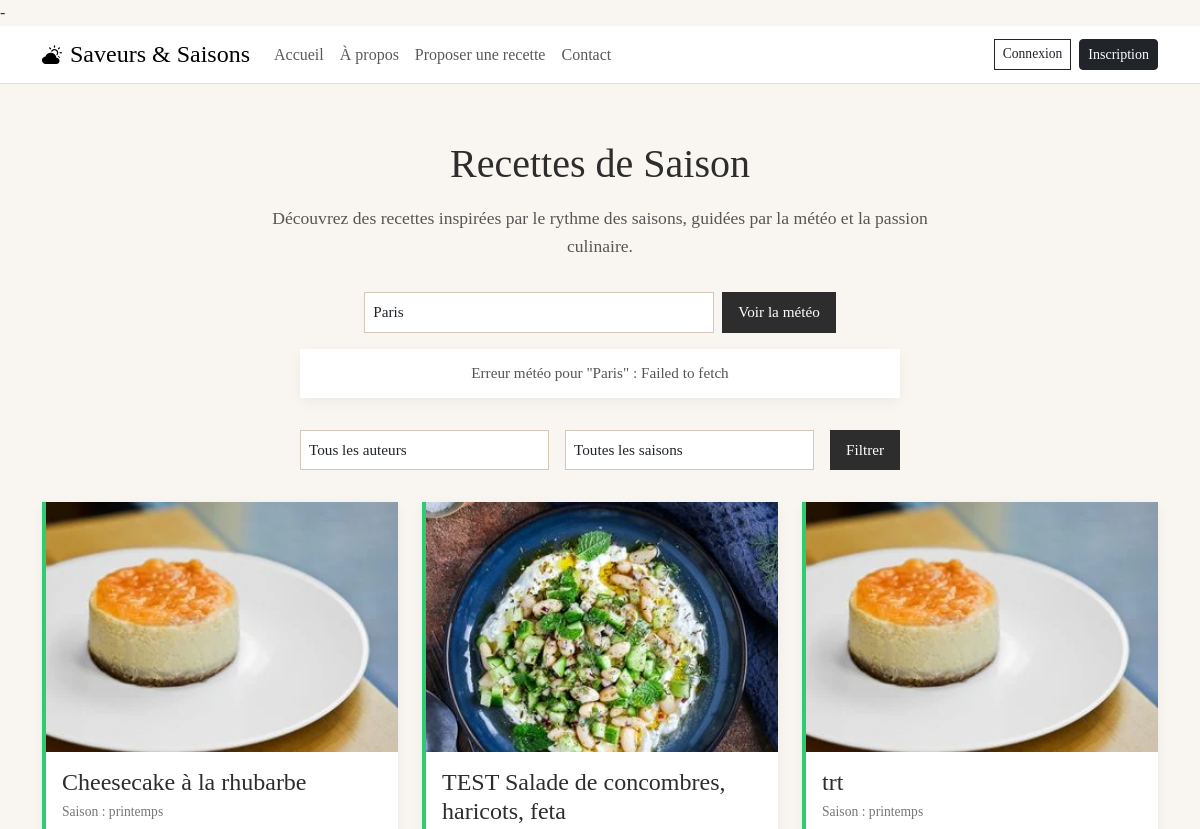
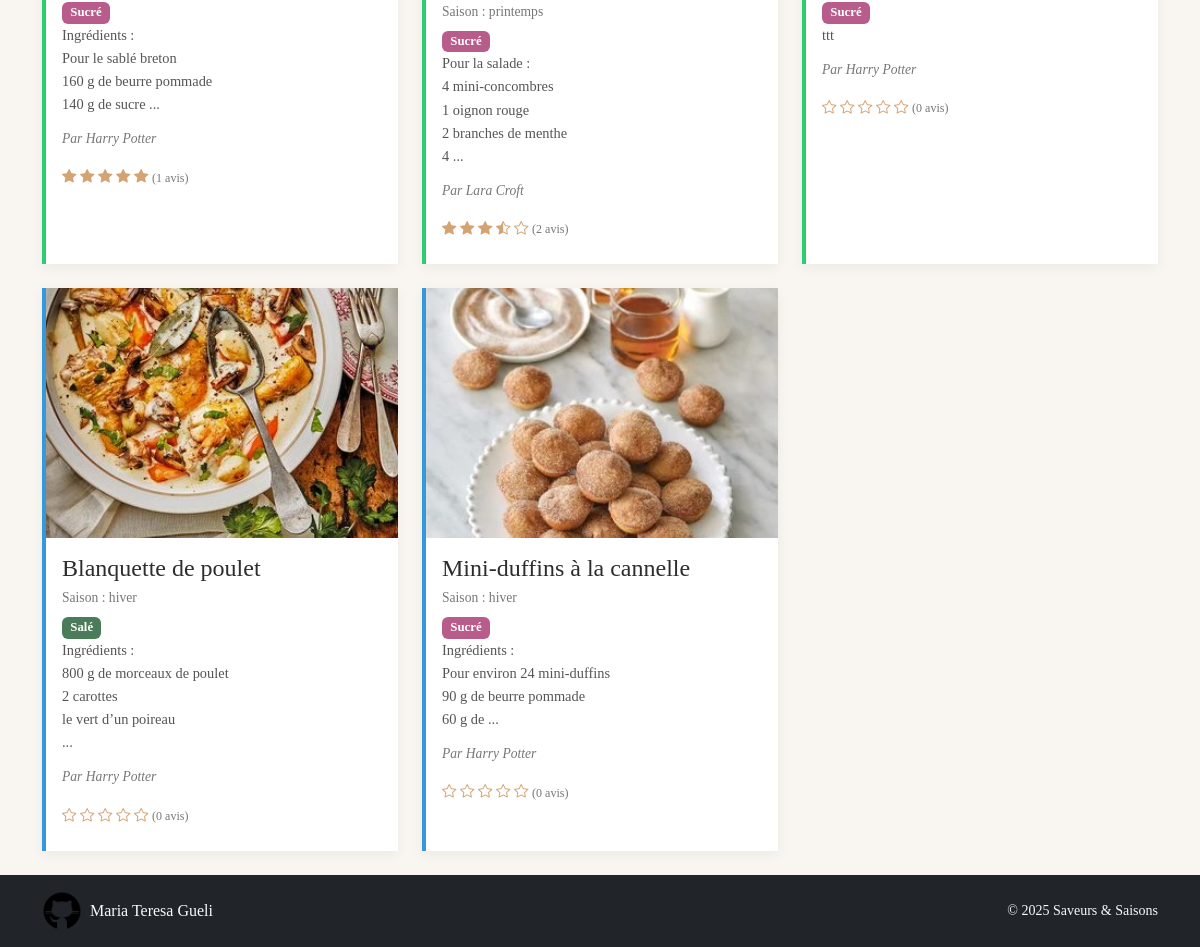
The page / on the database its author committed (2 pictures, top to bottom).
### tables this page shows
CREATE TABLE `recipe` (
                          `recipe_id` int NOT NULL,
                          `user_id` int DEFAULT NULL,
                          `title` varchar(255) NOT NULL,
                          `recipe` text NOT NULL,
                          `is_enabled` tinyint(1) DEFAULT '1',
                          `status` enum('published','draft') NOT NULL DEFAULT 'draft',
                          `season_id` int DEFAULT NULL,
                          `type` varchar(50) DEFAULT NULL,
                          `image` varchar(255) DEFAULT NULL
);

CREATE TABLE `USER` (
                        `user_id` int NOT NULL,
                        `contact_id` int DEFAULT NULL,
                        `full_name` varchar(100) NOT NULL,
                        `email` varchar(100) NOT NULL,
                        `password` varchar(255) NOT NULL,
                        `age` int DEFAULT NULL,
                        `created_at` datetime DEFAULT CURRENT_TIMESTAMP,
                        `is_active` tinyint(1) DEFAULT '1'
);

### functions.php (called while the page is built, shortened)
-<?php
if (!function_exists('getRecipes')) {
    function getRecipes(array $rs): array {
        return array_values(array_filter($rs, fn($r) =>
            (int)($r['is_enabled'] ?? 0) === 1
        ));
    }
}
if (!function_exists('getAuthorName')) {
    function getAuthorName(int $uid, array $users): string {
        foreach ($users as $u) {
            if ((int)$u['user_id'] === $uid) return $u['full_name'];
        }
        return 'Auteur inconnu';
    }
}

### index.php (the view, shortened to what this page needs)
<?php
require_once __DIR__ . '/databaseconnect.php';
require_once __DIR__ . '/functions.php';
$stmt = $mysqlClient->prepare('SELECT * FROM recipe WHERE is_enabled = 1');
$stmt->execute();
$allRecipes = $stmt->fetchAll(PDO::FETCH_ASSOC);
$userStmt = $mysqlClient->prepare('SELECT user_id, full_name FROM user');
$userStmt->execute();
$users = $userStmt->fetchAll(PDO::FETCH_ASSOC);
$seasonStmt = $mysqlClient->prepare('SELECT season_id, title FROM SEASON WHERE is_enabled = 1 ORDER BY season_id');
$seasonStmt->execute();
$seasonsRaw = $seasonStmt->fetchAll(PDO::FETCH_ASSOC);
$seasons = [];
foreach ($seasonsRaw as $s) {
    $seasons[(int)$s['season_id']] = $s['title'];
}
$published = getRecipes($allRecipes);
$drafts = [];
$combined = array_merge($published, $drafts);
$byId = [];
foreach ($combined as $r) {
    $byId[$r['recipe_id']] = $r;
}
$displayRecipes = array_values($byId);
usort($displayRecipes, fn($a, $b) => $a['season_id'] <=> $b['season_id']);
$ratingStmt = $mysqlClient->prepare('
    SELECT AVG(review) AS avg_review, COUNT(review) AS count_review
      FROM comment
     WHERE recipe_id = ?
');
?>
<!DOCTYPE html>
<html lang="fr">
<head>
    <link href="https://cdn.jsdelivr.net/npm/bootstrap@5.3.0/dist/css/bootstrap.min.css" rel="stylesheet">
    <link href="https://cdn.jsdelivr.net/npm/bootstrap-icons@1.10.0/font/bootstrap-icons.css" rel="stylesheet">
</head>
<body class="d-flex flex-column min-vh-100">
<?php require_once __DIR__ . '/header.php'; ?>
<div class="container flex-fill py-4">
    <h1>Recettes de Saison</h1>
    <p class="intro">
        Découvrez des recettes inspirées par le rythme des saisons, guidées par la météo et la passion culinaire.
    </p>
    <div class="weather-input">
        <input
                type="text"
                id="cityInput"
                class="form-control"
                placeholder="Entrez une ville (ex : Paris)"
                aria-label="Ville"
        >
        <button class="btn btn-primary" id="fetchWeather">Voir la météo</button>
    </div>
    <div id="meteo-box">
    </div>
    <form method="get" class="filters">
        <select name="author" class="form-select">
            <option value="0">Tous les auteurs</option>
        </select>
        <select name="season" class="form-select">
            <option value="0">Toutes les saisons</option>
        </select>
        <button type="submit" class="btn btn-primary">Filtrer</button>
    </form>
    <div class="row g-4">
        <?php if (empty($displayRecipes)): ?>
            <div class="col-12 text-center">
                <p class="text-muted">Aucune recette trouvée.</p>
            </div>
        <?php else: ?>
            <?php foreach($displayRecipes as $r):
                $ratingStmt->execute([$r['recipe_id']]);
                $rate  = $ratingStmt->fetch(PDO::FETCH_ASSOC);
                $avg   = $rate['avg_review'] ? round($rate['avg_review'], 1) : 0;
                $count = $rate['count_review'];
                $seasonId    = (int)$r['season_id'];
                $seasonName  = htmlspecialchars($seasons[$seasonId] ?? '—');
                $seasonClass = 'season-' . $seasonId;
                $badgeClass  = $r['type'] === 'sucré' ? 'badge-sucré' : 'badge-salé';
                $authorName  = getAuthorName((int)$r['user_id'], $users);
                ?>
                <div class="col-md-6 col-lg-4 d-flex">
                    <div class="card w-100 <?= $seasonClass ?>">
                        <?php if(!empty($r['image'])): ?>
                            <img
                                    src="Uploads/<?= htmlspecialchars($r['image']) ?>"
                                    class="recipe-img"
                                    alt="<?= htmlspecialchars($r['title']) ?>"
                            >
                        <?php endif; ?>
                        <div class="card-body">
                            <h5 class="card-title">
                                <a
                                        href="recipes_read.php?id=<?= $r['recipe_id'] ?>"
                                        class="text-decoration-none"
                                >
                                    <?= htmlspecialchars($r['title']) ?>
                                </a>
                            </h5>
                            <div class="season-label">Saison : <?= $seasonName ?></div>
                            <span class="badge <?= $badgeClass ?> text-white">
                                <?= ucfirst(htmlspecialchars($r['type'])) ?>
                            </span>
                            <p class="card-text">
                                <?= nl2br(htmlspecialchars(mb_strimwidth($r['recipe'], 0, 80, '...'))) ?>
                            </p>
                            <p class="author">Par <?= $authorName ?></p>
                            <div class="rating">
                                <?php for($i = 1; $i <= 5; $i++): ?>
                                    <?php if($i <= floor($avg)): ?>
                                        <i class="bi bi-star-fill"></i>
                                    <?php elseif($i - $avg < 1): ?>
                                        <i class="bi bi-star-half"></i>
                                    <?php else: ?>
                                        <i class="bi bi-star"></i>
                                    <?php endif; ?>
                                <?php endfor; ?>
                                <small>(<?= $count ?> avis)</small>
                            </div>
                        </div>
                    </div>
                </div>
            <?php endforeach; ?>
        <?php endif; ?>
    </div>
</div>
<?php require_once __DIR__ . '/footer.php'; ?>
</body>
</html>

### header.php (shortened to what this page needs)
<nav class="navbar navbar-expand-md navbar-light bg-white border-bottom py-2">
    <div class="container">
        <a class="navbar-brand d-flex align-items-center" href="index.php">
            <i class="bi bi-cloud-sun-fill me-2"></i>
            <span class="h4 mb-0" style="font-family:'Playfair Display',serif;">Saveurs &amp; Saisons</span>
        </a>
        <div class="collapse navbar-collapse" id="mainNav">
            <ul class="navbar-nav me-auto mb-2 mb-md-0">
                <li class="nav-item"><a class="nav-link" href="index.php">Accueil</a></li>
                <li class="nav-item"><a class="nav-link" href="info.php">À propos</a></li>
                <li class="nav-item"><a class="nav-link" href="recipes_create.php">Proposer une recette</a></li>
                <li class="nav-item"><a class="nav-link" href="contact.php">Contact</a></li>
            </ul>
            <div class="d-flex align-items-center">
                <?php if (isset($_SESSION['LOGGED_USER'])): ?>
                    <span class="me-3 px-3 py-1 rounded" style="border:1px solid #333;">
            <i class="bi bi-person-check me-1"></i>
            <?= htmlspecialchars($_SESSION['LOGGED_USER']['name']) ?>
          </span>
                    <a href="logout.php" class="btn btn-outline-dark btn-sm">Déconnexion</a>
                <?php else: ?>
                    <a href="login.php" class="btn btn-outline-dark btn-sm me-2">Connexion</a>
                    <a href="registration.php" class="btn btn-dark btn-sm">Inscription</a>
                <?php endif; ?>
            </div>
        </div>
    </div>
</nav>

### footer.php
<footer class="bg-dark text-light mt-auto py-3">
    <div class="container d-flex flex-column flex-md-row justify-content-center justify-content-md-between align-items-center">
        <a
                href="https://github.com/devmt10"
                target="_blank"
                rel="noopener noreferrer"
                class="d-flex flex-column flex-md-row align-items-center text-decoration-none text-light mb-3 mb-md-0"
        >
            <img
                    src="images/github.png"
                    alt="Logo GitHub"
                    class="img-fluid me-md-2 mb-2 mb-md-0"
                    style="height:40px;"
            >
            <span class="h6 mb-0">Maria Teresa Gueli</span>
        </a>
        <span class="small">© 2025 Saveurs &amp; Saisons</span>
    </div>
</footer>

### index.php (style rules this page uses)
body { background-color: #f9f6f1; font-family: 'Georgia', serif; color: #333; line-height: 1.6; }
h1 { font-family: 'Playfair Display', serif; font-size: 2.5rem; text-align: center; margin: 2rem 0 1rem; color: #2d2d2d; }
.intro { max-width: 720px; margin: 0 auto 2rem; font-size: 1.1rem; line-height: 1.6; text-align: center; color: #555; }
.weather-input { max-width: 600px; margin: 0 auto 1rem; display: flex; justify-content: center; gap: 0.5rem; }
.weather-input .form-control { max-width: 350px; font-size: 0.95rem; border: 1px solid #d4c9b8; border-radius: 0; padding: 0.5rem; background: #fff; }
.weather-input .btn { background: #2d2d2d; border: none; color: #fff; font-family: 'Georgia', serif; font-size: 0.95rem; padding: 0.5rem 1rem; border-radius: 0; transition: background 0.3s ease; }
#meteo-box { max-width: 600px; margin: 0 auto 2rem; }
.filters { max-width: 600px; margin: 0 auto 2rem; display: flex; justify-content: center; gap: 1rem; }
.filters select { font-family: 'Georgia', serif; font-size: 0.95rem; border: 1px solid #d4c9b8; border-radius: 0; padding: 0.5rem; background: #fff; }
.filters button { background: #2d2d2d; border: none; color: #fff; font-family: 'Georgia', serif; font-size: 0.95rem; padding: 0.5rem 1rem; border-radius: 0; transition: background 0.3s ease; }
.card { border: none; background: #fff; box-shadow: 0 4px 12px rgba(0,0,0,0.05); border-radius: 0; transition: transform 0.3s ease; position: relative; height: 100%; }
.recipe-img { width: 100%; height: 250px; object-fit: cover; border-top-left-radius: 0; border-top-right-radius: 0; }
.card-body { padding: 1rem; text-align: left; }
.card-title { font-family: 'Playfair Display', serif; font-size: 1.5rem; margin-bottom: 0.25rem; color: #2d2d2d; }
.card-title a { color: #2d2d2d; text-decoration: none; }
.season-label { font-size: 0.85rem; color: #777; margin-bottom: 0.5rem; }
.badge-sucré { background: #b85c8c !important; font-size: 0.8rem; }
.badge-salé { background: #4a7c59 !important; font-size: 0.8rem; }
.card-text { font-size: 0.9rem; color: #555; margin-bottom: 0.75rem; }
.author { font-size: 0.85rem; font-style: italic; color: #777; }
.rating { color: #d4a373; font-size: 0.9rem; margin-bottom: 0.5rem; }
.rating small { color: #777; font-size: 0.75rem; }
.season-1 { border-left: 4px solid #2ecc71; }
.season-4 { border-left: 4px solid #3498db; }
.btn-outline-dark, .btn-outline-danger, .btn-success { font-size: 0.85rem; border-radius: 0; padding: 0.25rem 0.5rem; }

### rows shown on the page
recipe: image (picture), title "Cheesecake à la rhubarbe", season "printemps", type "Sucré", recipe "Ingrédients : Pour le sablé breton 160 g de beurre pommade 140 g de sucre ...", user.full_name "Harry Potter", count "1"
recipe: image (picture), title "TEST Salade de concombres, haricots, feta", season "printemps", type "Sucré", recipe "Pour la salade : 4 mini-concombres 1 oignon rouge 2 branches de menthe 4 ...", user.full_name "Lara Croft", count "2"
recipe: image (picture), title "trt", season "printemps", type "Sucré", recipe "ttt", user.full_name "Harry Potter", count "0"
recipe: image (picture), title "Blanquette de poulet", season "hiver", type "Salé", recipe "Ingrédients : 800 g de morceaux de poulet 2 carottes le vert d’un poireau ...", user.full_name "Harry Potter", count "0"
recipe: image (picture), title "Mini-duffins à la cannelle", season "hiver", type "Sucré", recipe "Ingrédients : Pour environ 24 mini-duffins 90 g de beurre pommade 60 g de ...", user.full_name "Harry Potter", count "0"
